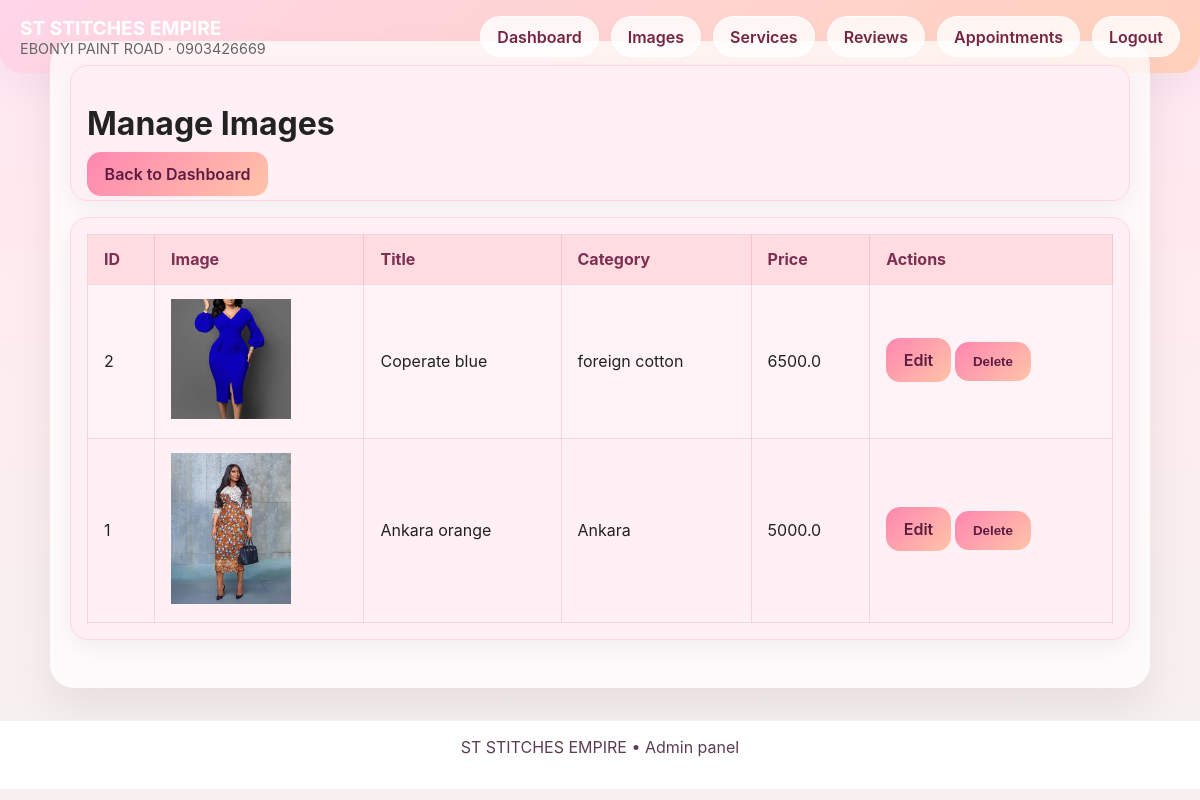
The app's page /admin/images (signed in) with its own data.
### app/models.py (models this page shows)
class Gallery(Base):
    __tablename__ = "gallery"
    id = Column(Integer, primary_key=True, index=True)
    title = Column(String, nullable=False)
    category = Column(String, nullable=False)
    price = Column(Float, nullable=False)
    description = Column(Text)
    image = Column(String, nullable=False)

### app/images.py (the view)
@router.get('/admin/images')
def admin_images(request: Request, user=Depends(get_current_admin)):
    db = SessionLocal()
    try:
        images = db.query(Gallery).order_by(Gallery.id.desc()).all()
    finally:
        db.close()
    return templates.TemplateResponse(request, 'admin_images.html', {"request": request, "images": images, "user": user})

### templates/admin_images.html
{% extends 'admin_base.html' %}
{% block content %}
  <div class="admin-card">
    <h1>Manage Images</h1>
    <a class="admin-button" href="/admin/dashboard">Back to Dashboard</a>
  </div>
  <div class="admin-card">
    <table class="admin-table">
      <tr><th>ID</th><th>Image</th><th>Title</th><th>Category</th><th>Price</th><th>Actions</th></tr>
      {% for img in images %}
      <tr>
          <td>{{ img.id }}</td>
          <td><img src="/uploads/{{ img.image }}" alt="{{ img.title }}" width="120"></td>
          <td>{{ img.title }}</td>
          <td>{{ img.category }}</td>
          <td>{{ img.price }}</td>
          <td>
              <a class="admin-button" href="/admin/images/edit/{{ img.id }}">Edit</a>
              <form action="/admin/images/delete/{{ img.id }}" method="post" style="display:inline">
                  <button class="admin-button" type="submit" onclick="return confirm('Delete this image?')">Delete</button>
              </form>
          </td>
      </tr>
      {% endfor %}
    </table>
  </div>
{% endblock %}

### static/css/style.css (style rules this page uses)
:root { --pink-100: #ffe6f0; --pink-200: #ffb3d1; --pink-400: #ff66a3; --pink-600: #ff4d8a; --accent: #ff66a3; --muted: #666; --bg: #fff; }
* { box-sizing:border-box }
body { font-family:Inter, system-ui, Arial, sans-serif;margin:0;background:var(--pink-100);color:#222 }
a { color:var(--pink-600);text-decoration:none }
.admin-page { background:linear-gradient(180deg,#ffe7f3,#ffebef 30%,#f6f1f0);min-height:100vh }
.admin-card { background:#fff0f5;border:1px solid #ffd6e8;border-radius:18px;padding:1rem;box-shadow:0 8px 24px rgba(0,0,0,0.05);margin-bottom:1rem }
.admin-table { width:100%;border-collapse:collapse }
.admin-table th,.admin-table td { padding:.9rem 1rem;border:1px solid rgba(180,100,130,0.18); }
.admin-table th { background:rgba(255,214,222,0.8);color:#7d2f51;text-align:left }
.admin-table tr:nth-child(even) { background:rgba(255,244,248,0.8) }
.admin-button { background:linear-gradient(135deg,#ff86b1,#ffc4a7);color:#5d1c42;border:none;padding:.75rem 1.1rem;border-radius:14px;cursor:pointer;font-weight:600 }

### records on screen
Gallery: id "2", image (picture), title "Coperate blue", category "foreign cotton", price "6500.0"
Gallery: id "1", image (picture), title "Ankara orange", category "Ankara", price "5000.0"
